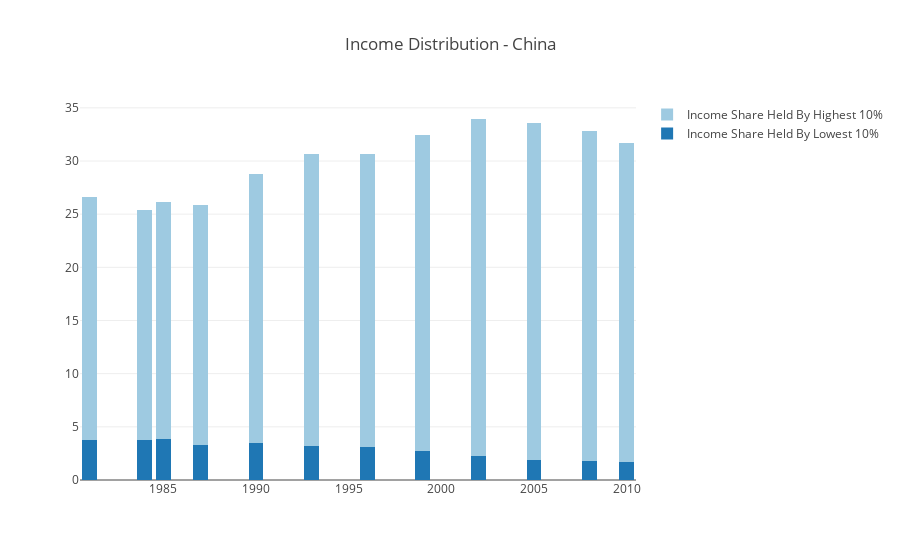

Write notebook code for a chart like this one.
### Code cell
trace1 = go.Bar(
    x = CHN_income_share[CHN_income_share['IndicatorCode'] == 'SI.DST.FRST.10']["Year"],
    y = CHN_income_share[CHN_income_share['IndicatorCode'] == 'SI.DST.FRST.10']["Value"],
    name = 'Income Share Held By Lowest 10%'
)

trace2 = go.Bar(
    x = CHN_income_share[CHN_income_share['IndicatorCode'] == 'SI.DST.10TH.10']["Year"],
    y = CHN_income_share[CHN_income_share['IndicatorCode'] == 'SI.DST.10TH.10']["Value"],
    name = 'Income Share Held By Highest 10%',
    marker = dict(
        color='rgb(158,202,225)'
    )
)

data = [trace1, trace2]
layout = go.Layout(
    title = 'Income Distribution - China',
    barmode='stack'
)

fig = go.Figure(data=data, layout=layout)
py.iplot(fig, filename='stacked-bar')

### Figure 1 — Plotly figure (JSON) as saved in the notebook; plotly's stock layout.template omitted (floating-point values rounded to 4 significant figures)
{"data": [{"name": "Income Share Held By Lowest 10%", "type": "bar", "x": [1981, 1984, 1985, 1987, 1990, 1993, 1996, 1999, 2002, 2005, 2008, 2010], "y": [3.72, 3.76, 3.88, 3.26, 3.49, 3.18, 3.11, 2.73, 2.28, 1.89, 1.77, 1.69]}, {"marker": {"color": "rgb(158,202,225)"}, "name": "Income Share Held By Highest 10%", "type": "bar", "x": [1981, 1984, 1985, 1987, 1990, 1993, 1996, 1999, 2002, 2005, 2008, 2010], "y": [22.86, 21.6, 22.3, 22.59, 25.27, 27.44, 27.55, 29.72, 31.67, 31.69, 31.05, 29.98]}], "layout": {"barmode": "stack", "title": "Income Distribution - China"}}
